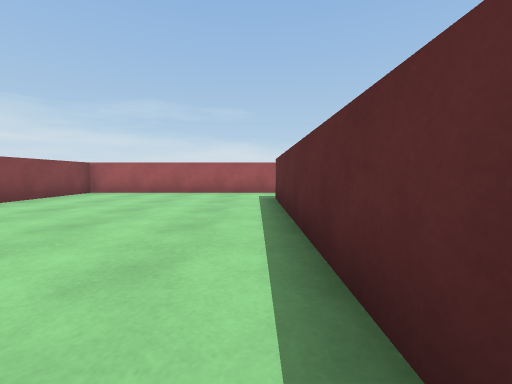
view 1 (above)

12 first-person views from a walk through a Unity game level. The camera is 0.62 m above the floor, tilts 4° down and sees 90° across. The floor is counted in squares, 1 m on a side. Each view is taken from the middle of a square. On the plan, view 1 faces up. The plan holds only what a view shows up to about 9 squares ahead; the rest is blank. Surface patterns are stand-ins for the level's own textures.

view 2
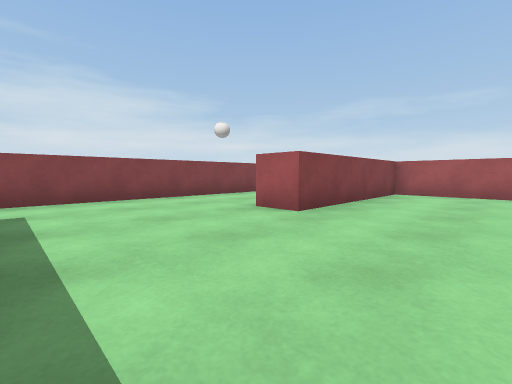

view 3
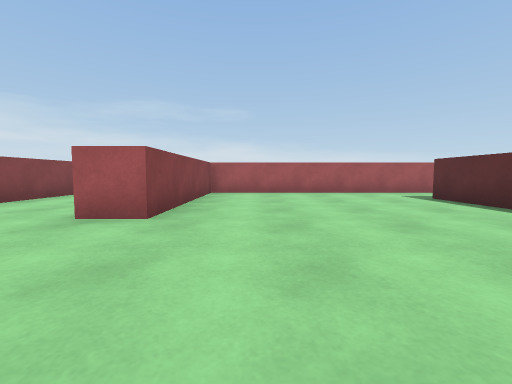

view 4
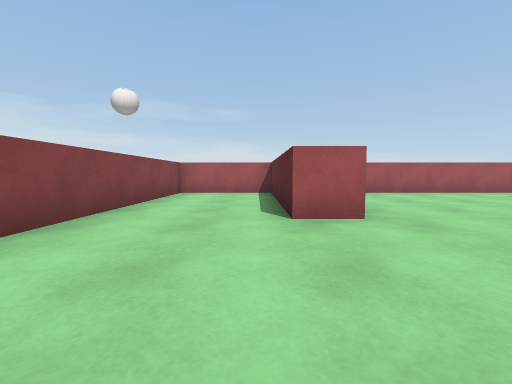

view 5
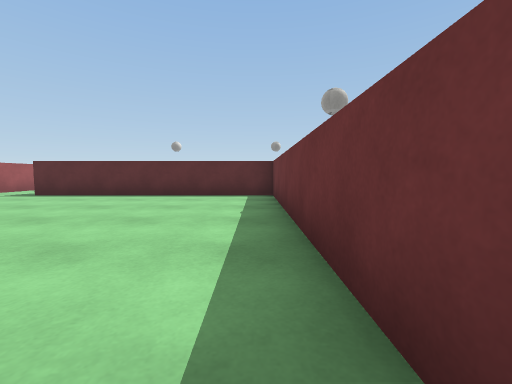

view 6
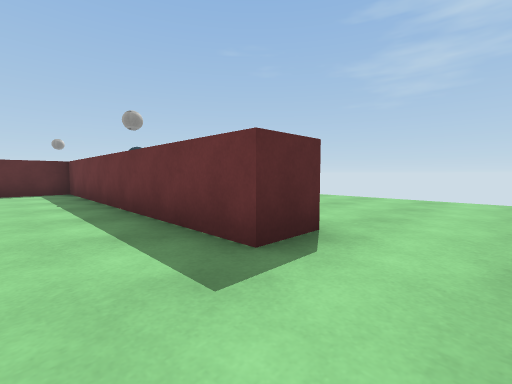

view 7
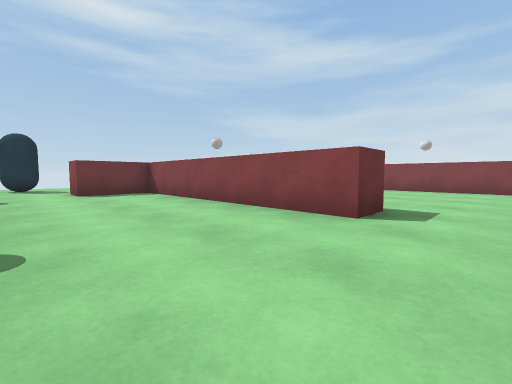

view 8
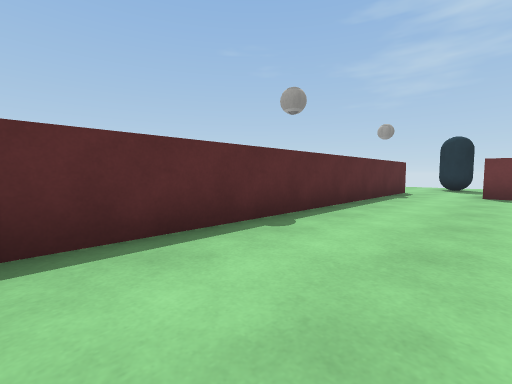

view 9
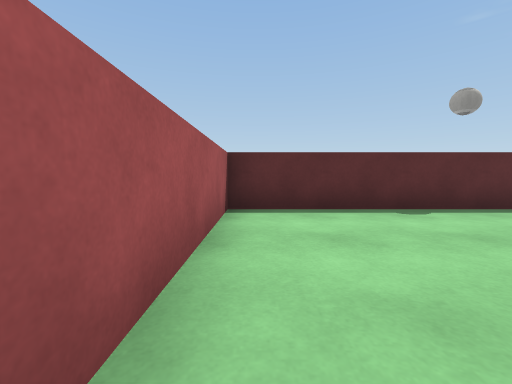

view 10
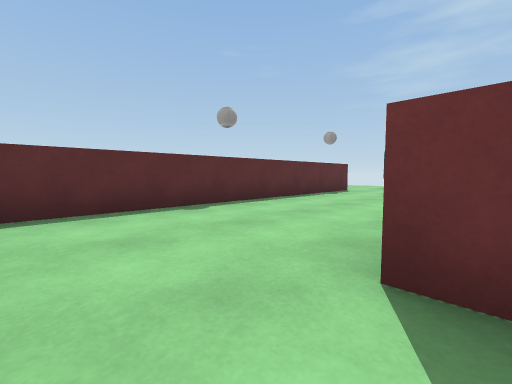

view 11
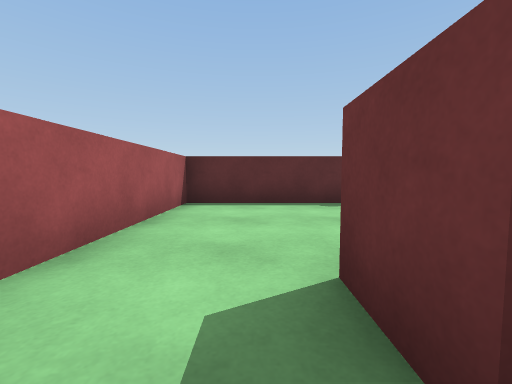

view 12
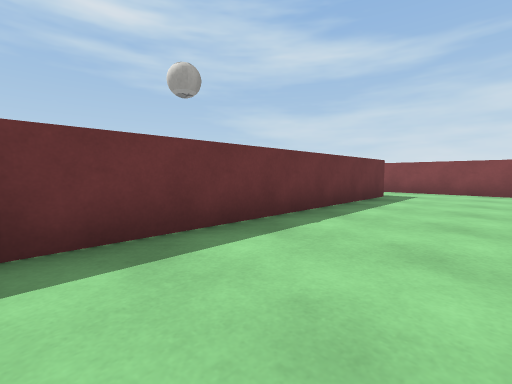

### Floor plan
Ten units are one square. View 1 is at (0, 0); x grows to the right and y downward. Boxes are objects, and circles mark ways between rooms. Rooms are numbered by the first view taken in them; rooms with no view inside come last. Other rooms are left out.
<svg viewBox="-100 -90 160 111">
<path fill="none" stroke="#000" d="M-75 16 -75 5 5 5 5 -65M5 -85 -55 -85 -55 -35 -65 -35 -65 -85 -95 -85 -95 12M5 -65 15 -65 15 5 35 5 35 15M55 15 55 -85 5 -85"/>
<circle cx="10" cy="-75" r="3" fill="#2a7"/>
<text x="-50" y="-40">1</text>
<text x="30" y="-40">2</text>
</svg>
Room 1 opens to room 2.

Where each view was taken, in squares from view 1:
view 1: 0 up, 0 right, facing up
view 2: 0 up, 3 left, facing up-left
view 3: 0 up, 4 left, facing up
view 4: 0 up, 7 left, facing up
view 5: 0 up, 7 left, facing right
view 6: 1 up, 9 left, facing down-right
view 7: 8 up, 5 right, facing down-left
view 8: 8 up, 3 right, facing down-right
view 9: 8 up, 1 right, facing right
view 10: 8 up, 1 right, facing down-right
view 11: 7 up, 0 right, facing right
view 12: 2 up, 0 right, facing down-left
